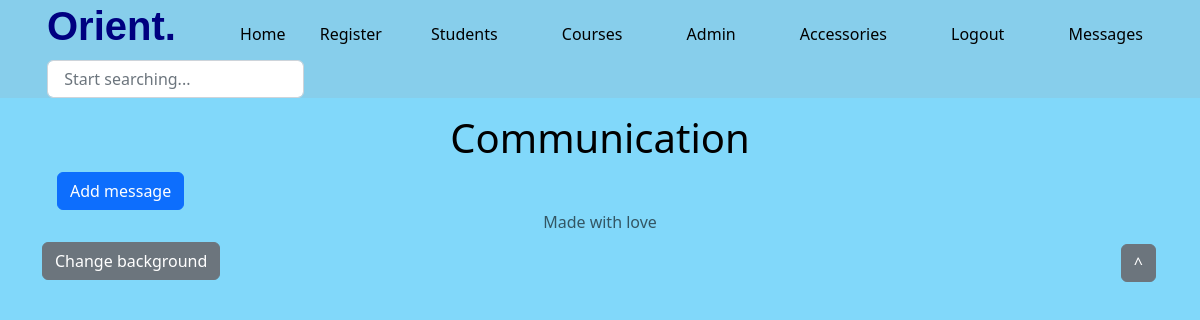
Before: /messages/ (signed in) with the older database file.
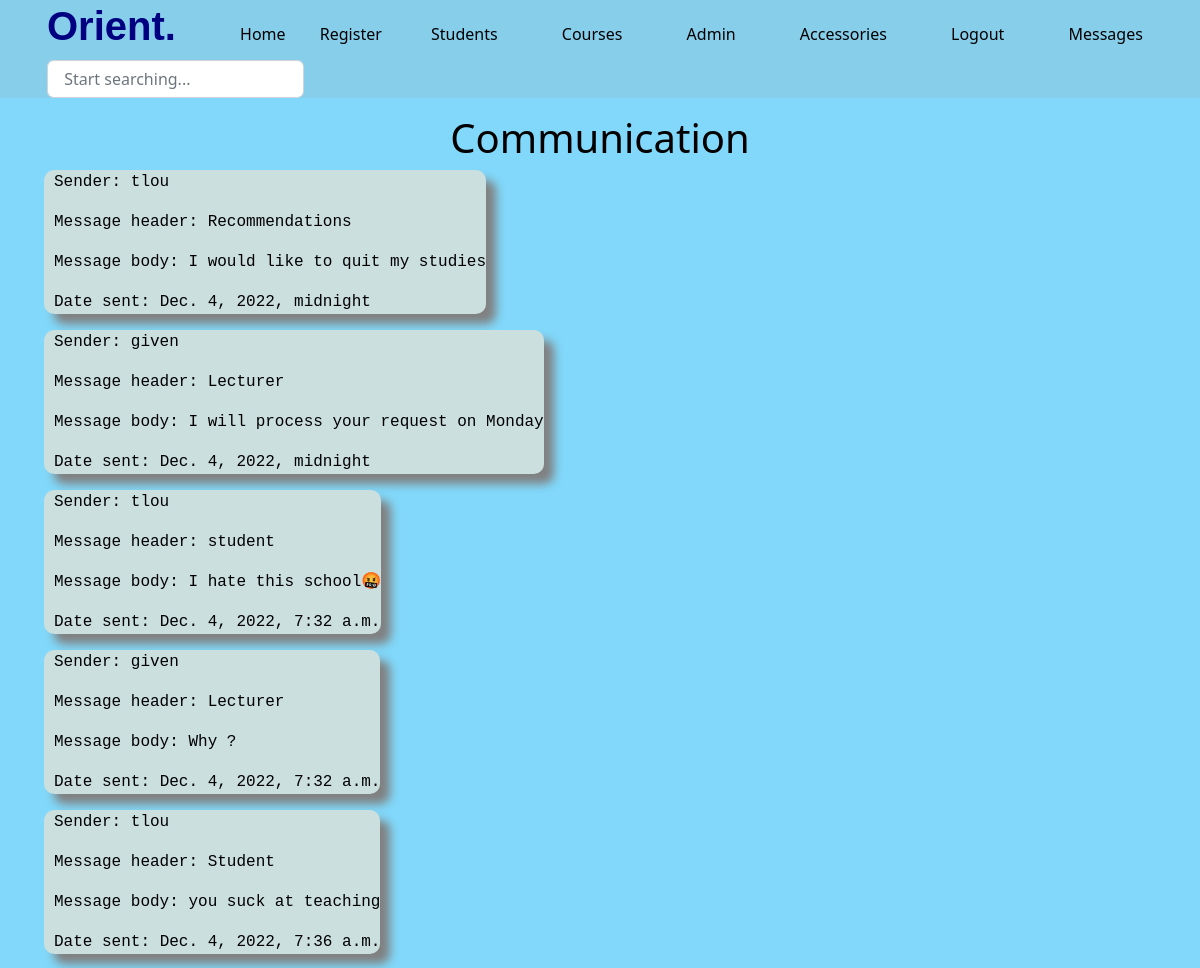
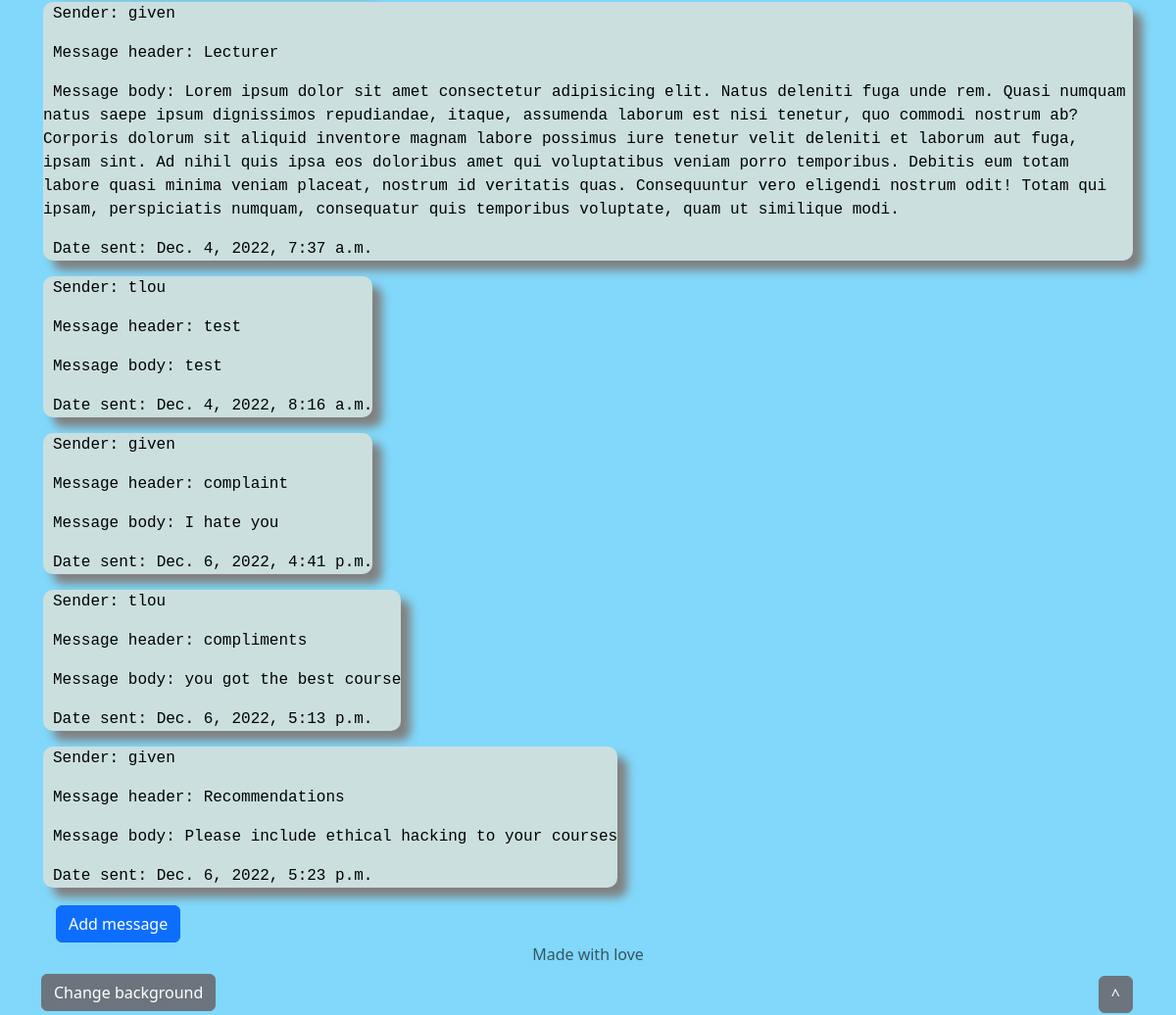
After: the same page with the newer database file (2 pictures, top to bottom).
### course/models.py (models this page shows, shortened)
class UserMessage(models.Model):
    user = models.ForeignKey(User,on_delete=models.CASCADE)
    heading = models.CharField(max_length=300,null=True)
    text_message =models.TextField(max_length=3000, null=True)
    date_added = models.DateTimeField(auto_now_add=True,null=True)
    date_edited = models.DateTimeField(auto_now=True,null=True)

### course/views.py (the view)
# urls.py: path('messages/',views.user_messages,name='messages'),
@login_required(login_url='/login')
def user_messages(request):
    user_messages = UserMessage.objects.all()
    user_messages = UserMessage.objects.order_by('date_added')
    return render(request,'course/messages.html',{"user_messages":user_messages})

### course/templates/course/messages.html (shortened to what this page needs)
{% extends 'course/base.html' %}
{% block content %}
<div class="container">
  <h1>Communication</h1>
  {% for user_message in user_messages %}
  <div class="texts-messages">
  <p>Sender: {{user_message.user}}</p>
  <p>Message header: {{user_message.heading}}</p>
  <p> Message body: {{user_message.text_message}}</p>
  <p>Date sent: {{user_message.date_added}}</p>
</div>
  {% endfor %}
  <a href="{% url 'add-message' %}" class="btn btn-primary">Add message</a>
{% endblock %}

Changed rows visible on the page:
added UserMessage: user "tlou", heading "Recommendations", text_message "I would like to quit my studies", date_added "Dec. 4, 2022, midnight"
added UserMessage: user "given", heading "Lecturer", text_message "I will process your request on Monday", date_added "Dec. 4, 2022, midnight"
added UserMessage: user "tlou", heading "student", text_message "I hate this school🤬", date_added "Dec. 4, 2022, 7:32 a.m."
added UserMessage: user "given", heading "Lecturer", text_message "Why ?", date_added "Dec. 4, 2022, 7:32 a.m."
added UserMessage: user "tlou", heading "Student", text_message "you suck at teaching", date_added "Dec. 4, 2022, 7:36 a.m."
added UserMessage: user "given", heading "Lecturer", text_message "Lorem ipsum dolor sit amet consectetur adipisicing elit. Natus deleniti fuga unde rem. Quasi numquam natus saepe ipsum dignissimos repudiandae, itaque, assumenda laborum est nisi tenetur, quo commodi nostrum ab? Corporis dolorum sit aliquid inventore magnam labore possimus iure tenetur velit deleniti et laborum aut fuga, ipsam sint. Ad nihil quis ipsa eos doloribus amet qui voluptatibus veniam porro temporibus. Debitis eum totam labore quasi minima veniam placeat, nostrum id veritatis quas. Consequuntur vero eligendi nostrum odit! Totam qui ipsam, perspiciatis numquam, consequatur quis temporibus voluptate, quam ut similique modi.", date_added "Dec. 4, 2022, 7:37 a.m."
added UserMessage: user "tlou", heading "test", text_message "test", date_added "Dec. 4, 2022, 8:16 a.m."
added UserMessage: user "given", heading "complaint", text_message "I hate you", date_added "Dec. 6, 2022, 4:41 p.m."
added UserMessage: user "tlou", heading "compliments", text_message "you got the best course", date_added "Dec. 6, 2022, 5:13 p.m."
added UserMessage: user "given", heading "Recommendations", text_message "Please include ethical hacking to your courses", date_added "Dec. 6, 2022, 5:23 p.m."
